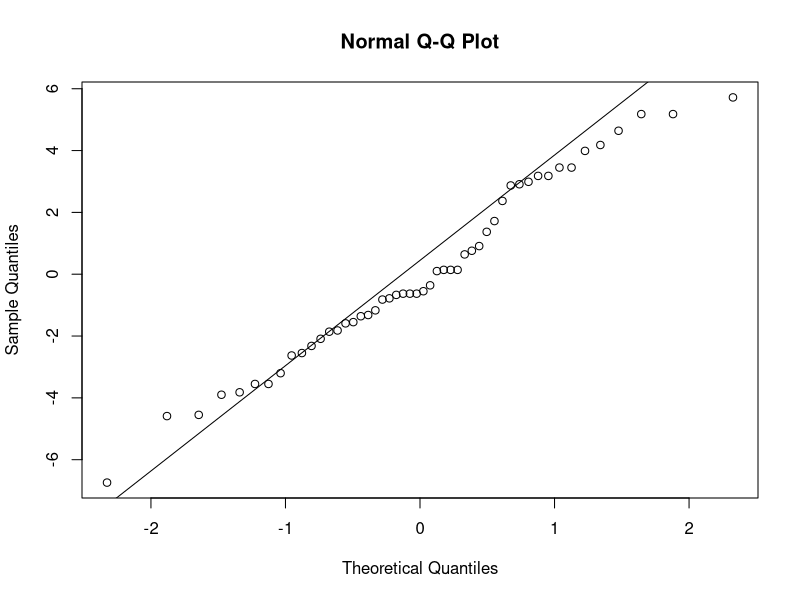
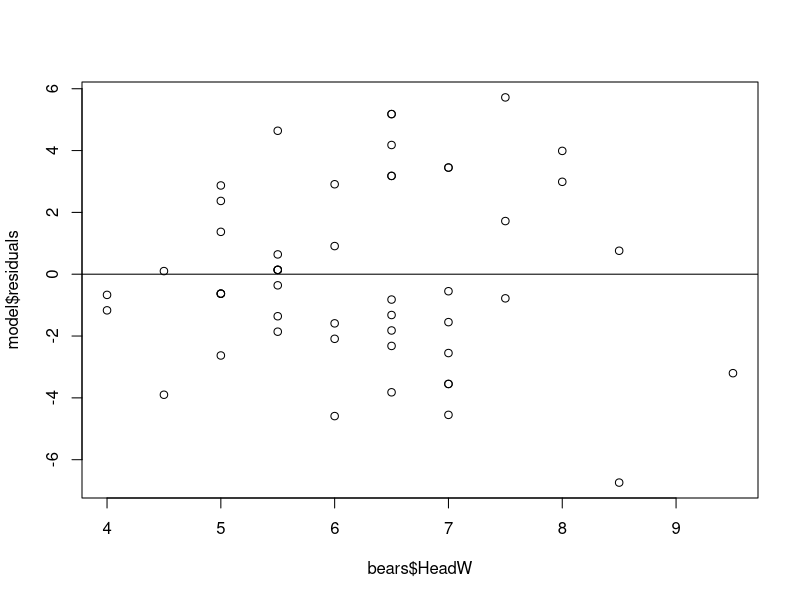

Generate these figures, in order, with R:
#Read data get run linear regression
bears <- read.csv("BearsData.csv", header=T)
model <- lm(NeckG~HeadW, data=bears)

#correlation and correlation test
cor(bears$NeckG,bears$HeadW)
cor.test(bears$NeckG,bears$HeadW)

#visual inspection of normality
qqnorm(model$residuals)
qqline(model$residuals)

#statistical test of normality
shapiro.test(model$residuals)

#visual check of constant variance
plot(bears$HeadW, model$residuals)
abline(h=0)

#first two lines are repeated from start
#don't need to do this if continuing from above without closing R
bears <- read.csv("BearsData.csv", header=T)
model <- lm(NeckG~HeadW, data=bears)

#ANOVA table
anova(model)

#regression model estimates and statistics
summary(model)

#confidence interval for slope and intercept
confint(model, level=0.95)

#first two lines are repeated from start
#don't need to do this if continuing from above without closing R
bears <- read.csv("BearsData.csv", header=T)
model <- lm(NeckG~HeadW, data=bears)

#confidence interval and prediction interval for specific bear Head Width of 6 
predict(model, interval="confidence", se.fit=T, newdata=data.frame(HeadW=6),level=0.95)
predict(model, interval="prediction", se.fit=F, newdata=data.frame(HeadW=6),level=0.95)

